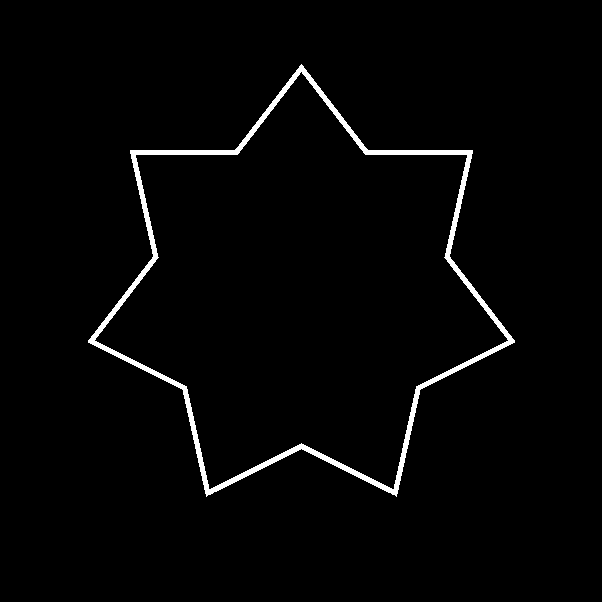
#> input picture Miniproyecto 3 - Parte 1/data_mp3/star_binary.png, 602 x 602 px
$ python main_201715400_201713127.py
#> lines starting #> are read from the running program, lines starting #| are printed output that depends on the picture; after the words box and inside, x2 and y2 are one past the last pixel; in counts of white or black regions, pixels touching at a corner belong together
import skimage.io as io
import glob
import os
import skimage.io as io
from skimage.color import rgb2gray
from matplotlib import pyplot  as plt
import numpy as np
import cv2
import scipy.ndimage as ndi
from sklearn.metrics import jaccard_score
import re
import pandas as pd


#/////////////////////////////////////////////////////////////////////////////////////////////////////////////////////////////////////////////////////////////////////////////////////////////////
#PUNTO 1

imagen_prueba = os.path.join('data_mp3','star_binary.png')
lista=glob.glob(os.path.join('data_mp3','blood_cell_dataset', 'noisy_data', '*.png'))
gt=glob.glob(os.path.join('data_mp3','blood_cell_dataset', 'groundtruth', '*.png'))
lista_b=[]
lista_i = []
kernel = np.ones((5,5),np.float32)/25
#https://code.tutsplus.com/es/tutorials/image-filtering-in-python--cms-29202 LINK USADO

#Organizacion de datos de 1 a 10
df_gt = []
df_img = []
for i in range(0,len(gt)):
    df_gt.append('1')
    df_img.append('1')

for i in range(0,len(gt)):
    index_gt = int([float(index_gt) for index_gt in re.findall(r'-?\d+\.?\d*', gt[i][8:])][0])-1
    index_lista = int([float(index_lista) for index_lista in re.findall(r'-?\d+\.?\d*', lista[i][8:])][0])-1
    df_img[index_lista] = lista[i]
    df_gt[index_gt] = gt[i]

#Referencia: https://blog.finxter.com/how-to-extract-numbers-from-a-string-in-python/


#Pre-procesamiento de las imágenes

#Binarizacion Umbrales escogidos (Máscara)
umbral_sup=0.6
umbral_inf=0.3
#Binarización de umbrales dobles (Máscara) Se utilizo el codigo realizado del miniproyecto 1 entrega 2
# [10 lines left out: function umbesco, not called in this run]
#https://code.tutsplus.com/es/tutorials/image-filtering-in-python--cms-29202 LINK USADO

#Carga imágenes
for i in range (0,len(df_img)):
    lista_i.append(cv2.imread(df_img[i]))
    lista_b.append(cv2.imread(df_img[i]))

for i in range(0,len(lista_b)):
    lista_b[i]=cv2.medianBlur(lista_b[i], 3)
    lista_b[i]=rgb2gray(lista_b[i])
    umbral = umbesco(lista_b[i],umbral_sup,umbral_inf)#Umbral fue de 106 (Máscara)
    new_img = lista_b[i] <= umbral
    erosion_img = ndi.binary_erosion(new_img)
    dilation_img = ndi.binary_dilation(erosion_img)
    lista_b[i]= dilation_img

#Pre-procesamiento imagen estrella
img_prueba = cv2.imread(imagen_prueba)
#> img_prueba is the input picture: shape (602, 602, 3); 2.1% white; 1 white region, box (x1, y1, x2, y2) and area: (88, 64, 515, 497) 7556
img_prueba = rgb2gray(img_prueba)
umbral = 0.5
bin_prueba = img_prueba >= umbral

#Procesamiento adicinal para imágen de la estrella. Se le agregan bordes con valor de uno para tener un punto de partida de dilatación.
for i in range(0,bin_prueba.shape[0]):
    for j in range(0,bin_prueba.shape[0]):
        if i == 0 or j == 0 or i==bin_prueba.shape[0]-1 or j==bin_prueba.shape[1]-1:
            bin_prueba[i][j] = 1
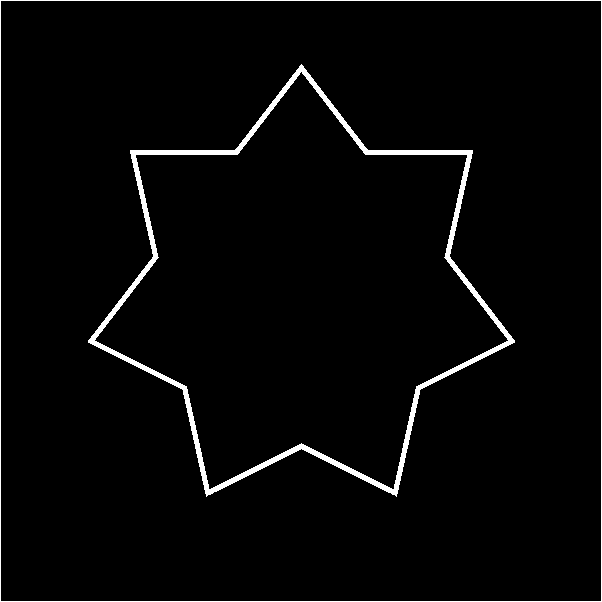
#> bin_prueba: shape (602, 602) bool; 2.7% white; 2 white regions, box (x1, y1, x2, y2) and area: (88, 64, 515, 497) 7556, (0, 0, 602, 602) 2404

#Subplots
input('(Figura 1) Press enter to continue...')
fig, ax = plt.subplots(3,2)
ax[0][0].set_title('Imagenes Originales', wrap=True, fontsize=10)
#> (the run stopped early here; a loop or call above may not have finished)
